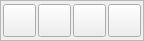
           <widget class="QFrame" name="frame_btn_edit_image">
            <property name="geometry">
             <rect>
              <x>70</x>
              <y>260</y>
              <width>141</width>
              <height>41</height>
             </rect>
            </property>
            <property name="font">
             <font>
              <pointsize>10</pointsize>
             </font>
            </property>
            <property name="frameShape">
             <enum>QFrame::StyledPanel</enum>
            </property>
            <property name="frameShadow">
             <enum>QFrame::Raised</enum>
            </property>
            <layout class="QHBoxLayout" name="horizontalLayout_3">
             <property name="spacing">
              <number>2</number>
             </property>
             <property name="leftMargin">
              <number>2</number>
             </property>
             <property name="topMargin">
              <number>2</number>
             </property>
             <property name="rightMargin">
              <number>2</number>
             </property>
             <property name="bottomMargin">
              <number>2</number>
             </property>
             <item>
              <widget class="QPushButton" name="btn_camera">
               <property name="minimumSize">
                <size>
                 <width>33</width>
                 <height>33</height>
                </size>
               </property>
               <property name="maximumSize">
                <size>
                 <width>33</width>
                 <height>33</height>
                </size>
               </property>
               <property name="text">
                <string/>
               </property>
               <property name="icon">
                <iconset>
                 <normaloff>../../../images/svg_icons/icon_camera.svg</normaloff>../../../images/svg_icons/icon_camera.svg</iconset>
               </property>
               <property name="iconSize">
                <size>
                 <width>20</width>
                 <height>20</height>
                </size>
               </property>
              </widget>
             </item>
             <item>
              <widget class="QPushButton" name="btn_galeria">
               <property name="minimumSize">
                <size>
                 <width>33</width>
                 <height>33</height>
                </size>
               </property>
               <property name="maximumSize">
                <size>
                 <width>33</width>
                 <height>33</height>
                </size>
               </property>
               <property name="text">
                <string/>
               </property>
               <property name="icon">
                <iconset>
                 <normaloff>../../../images/svg_icons/icon_gallery.svg</normaloff>../../../images/svg_icons/icon_gallery.svg</iconset>
               </property>
               <property name="iconSize">
                <size>
                 <width>20</width>
                 <height>20</height>
                </size>
               </property>
              </widget>
             </item>
             <item>
              <widget class="QPushButton" name="btn_remove_bg">
               <property name="minimumSize">
                <size>
                 <width>33</width>
                 <height>33</height>
                </size>
               </property>
               <property name="maximumSize">
                <size>
                 <width>33</width>
                 <height>33</height>
                </size>
               </property>
               <property name="text">
                <string/>
               </property>
               <property name="icon">
                <iconset>
                 <normaloff>../../../images/svg_icons/icon_gallery_remove.svg</normaloff>../../../images/svg_icons/icon_gallery_remove.svg</iconset>
               </property>
               <property name="iconSize">
                <size>
                 <width>20</width>
                 <height>20</height>
                </size>
               </property>
              </widget>
             </item>
             <item>
              <widget class="QPushButton" name="btn_deletar">
               <property name="minimumSize">
                <size>
                 <width>33</width>
                 <height>33</height>
                </size>
               </property>
               <property name="maximumSize">
                <size>
                 <width>33</width>
                 <height>33</height>
                </size>
               </property>
               <property name="text">
                <string/>
               </property>
               <property name="icon">
                <iconset>
                 <normaloff>../../../images/svg_icons/icon_close.svg</normaloff>../../../images/svg_icons/icon_close.svg</iconset>
               </property>
               <property name="iconSize">
                <size>
                 <width>17</width>
                 <height>17</height>
                </size>
               </property>
              </widget>
             </item>
            </layout>
           </widget>
